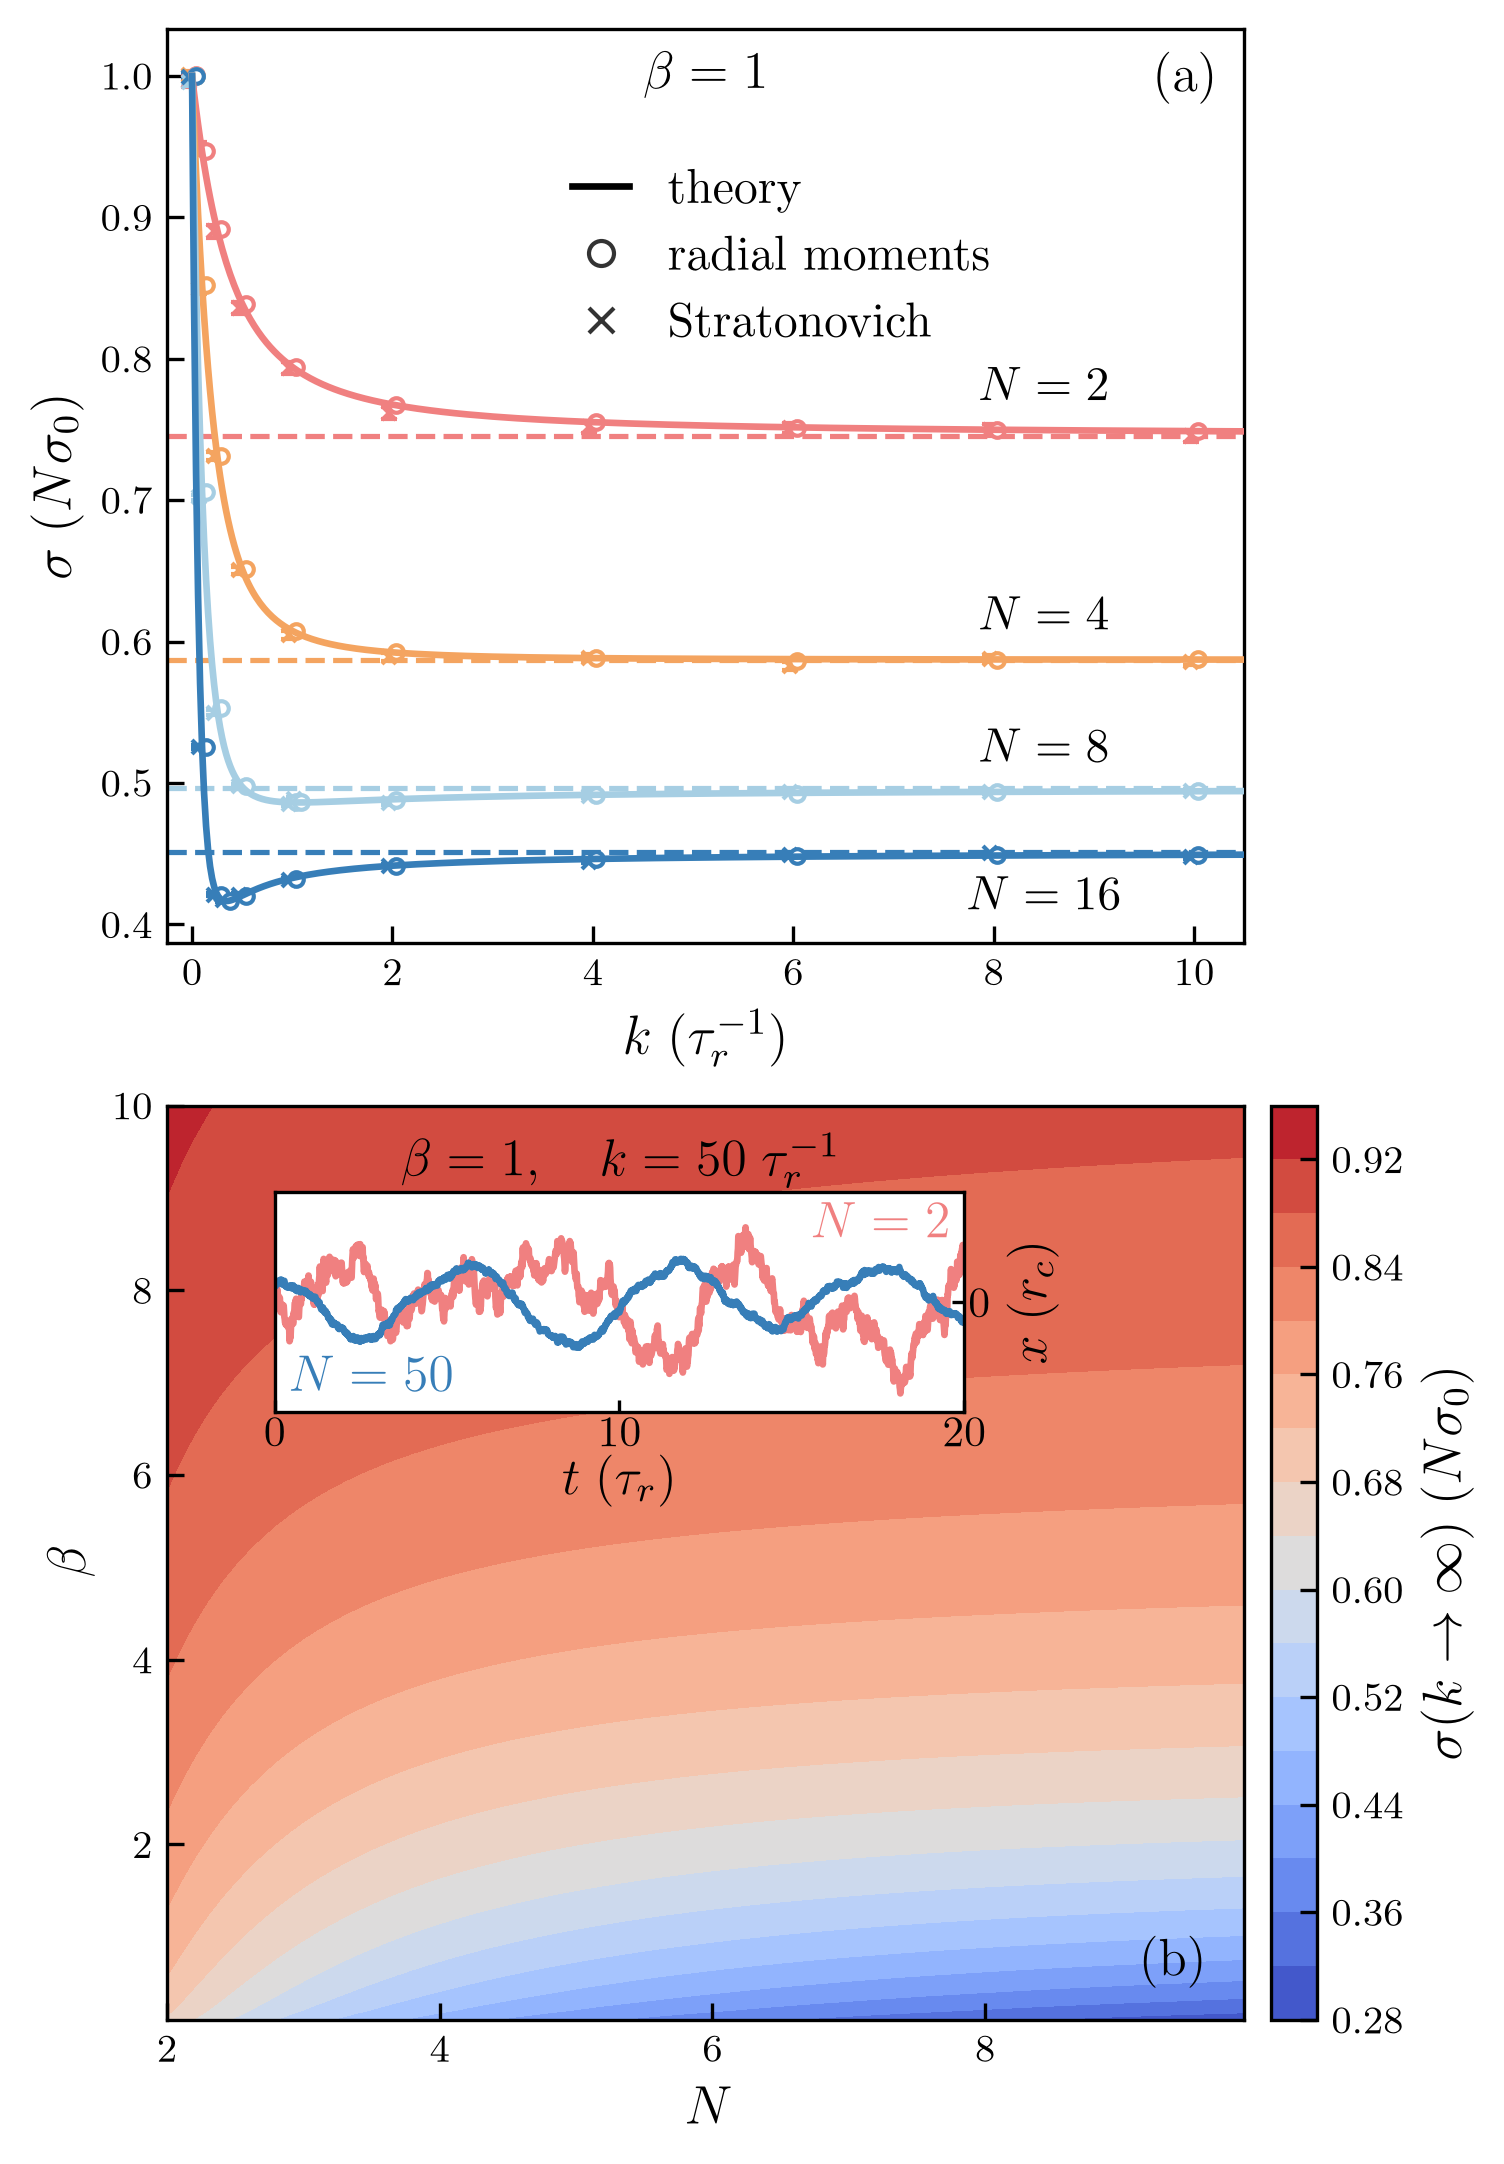

Generate this figure with Python:
#!/usr/bin/env python3
"""Figure 6: N fully Cartesian-coupled oscillators.

Plot with saved data or calculate the recorded simulation and quadrature settings.
"""
import argparse
import csv
import hashlib
import json
import math
import os
from pathlib import Path
import tempfile

os.environ.setdefault('OPENBLAS_NUM_THREADS','1')
import numpy as np
from numba import set_num_threads
from scipy.stats import t as student_t
from cartesian_n_numerics import (free_second, strong_ratio, strong_contour,
    stationary_ratio, reference_ratio, simulate_replicas)

HERE=Path(__file__).resolve().parent
NUMBERS=(2,4,8,16)
RAW_FIELDS = ('work', 'moment', 'replica_seeds')


def interval(values):
    """Pointwise 95% Student interval across independent complete systems."""
    values=np.asarray(values,dtype=float)
    if len(values)<2 or not np.isfinite(values).all():
        raise ValueError('Need at least two finite independent observations')
    mean=float(values.mean());sem=float(values.std(ddof=1)/math.sqrt(len(values)))
    return dict(mean=mean,sem=sem,half=float(student_t.ppf(.975,len(values)-1)*sem),count=len(values))


def write_json(path, value):
    path.parent.mkdir(parents=True, exist_ok=True)
    temporary = path.with_suffix('.tmp')
    temporary.write_text(json.dumps(value, indent=2, allow_nan=False)+'\n')
    temporary.replace(path)


def save_npz(path, arrays):
    path.parent.mkdir(parents=True, exist_ok=True)
    temporary = path.with_suffix('.tmp.npz')
    np.savez_compressed(temporary, **arrays)
    temporary.replace(path)


def load_npz(path):
    with np.load(path, allow_pickle=False) as source:
        return {key: source[key] for key in source.files}


def checksum(path):
    return hashlib.sha256(path.read_bytes()).hexdigest()


def load_parameters(root):
    return json.loads((root/'data/parameters.json').read_text())


def run_configs(plan):
    defaults = plan['run_defaults']
    return {run['id']: {**defaults, **{key: value for key, value in run.items() if key != 'id'}}
            for run in plan['runs']}


def verify_checksums(root, checksums):
    for name, digest in checksums.items():
        path = root/'data'/name
        if not path.is_file() or checksum(path) != digest:
            raise ValueError(f'Missing data or checksum mismatch: {name}')


def read_replicas(root, plan, configs):
    """Read per-system EPR estimates and RNG seeds."""
    verify_checksums(root, {'replicas.npz': plan['checksums']['replicas.npz']})
    arrays = {}
    with np.load(root/'data/replicas.npz', allow_pickle=False) as archive:
        for run_id, config in configs.items():
            for field in RAW_FIELDS:
                key = f'{run_id}_{field}'
                values = archive[key]
                if values.shape != (config['replicas'],) or not np.isfinite(values).all():
                    raise ValueError(f'Invalid replica array: {key}')
                arrays[key] = values
            if len(np.unique(arrays[f'{run_id}_replica_seeds'])) != config['replicas']:
                raise ValueError(f'Duplicate seeds in {run_id}')
    return arrays


def compute(root, threads=None, cases=None, *, theory_dir=None):
    """Calculate selected runs from the recorded manuscript parameters."""
    from shutil import copyfile

    root = Path(root)
    plan = load_parameters(HERE)
    configs = run_configs(plan)
    cases = set(cases or ())
    unknown = cases - configs.keys()
    if unknown:
        raise ValueError('Unknown run IDs: ' + ', '.join(sorted(unknown)))
    runs = {run_id: config for run_id, config in configs.items() if not cases or run_id in cases}
    theory_source = theory_dir or HERE
    theory_files = {}
    if not cases:
        names = ('theory.npz', 'numerics.csv')
        if theory_dir is None:
            theory_files = {name: plan['checksums'][name] for name in names}
            verify_checksums(theory_source, theory_files)
        else:
            theory_files = {name: checksum(theory_source/'data'/name) for name in names}
    if threads is not None:
        set_num_threads(threads)

    archive = {}
    for run_id, config in runs.items():
        values = simulate_replicas(**config)
        archive.update({f'{run_id}_{name}': values[name] for name in RAW_FIELDS})
        print(f"Calculated {run_id}: N={config['number']}, k={config['k']:g}", flush=True)
    data = root/'data'
    save_npz(data/'replicas.npz', archive)
    plan['checksums'] = {'replicas.npz': checksum(data/'replicas.npz'), **theory_files}
    if not cases:
        spec = plan['inset']
        traces = {}
        for number in spec['numbers']:
            values = simulate_replicas(**spec['config'], number=number, trace_interval=spec['interval'])
            traces[f'x_{number}'] = values['trace_x'][0]
            traces['time'] = values['trace_time']
        save_npz(data/'sample_trajectories.npz', traces)
        plan['checksums']['sample_trajectories.npz'] = checksum(data/'sample_trajectories.npz')
        for name in theory_files:
            copyfile(theory_source/'data'/name, data/name)
    else:
        plan['completed_runs'] = list(runs)
        print('Selected runs only; this is not a complete figure data set.')
    write_json(data/'parameters.json', plan)


def calculate_theory():
    """Strong-coupling levels for panel (a) and analytical grid for panel (b)."""
    betas, numbers = np.linspace(.1, 10, 100), np.linspace(2, 9.9, 80)
    return dict(beta=betas, number=numbers, ratio=strong_contour(betas, numbers),
                strong_values=np.array([strong_ratio(1., n) for n in NUMBERS]))


def calculate_finite_theory(beta=1., numbers=NUMBERS):
    """Numerically evaluate the exact finite-k stationary formula for panel (a).

    Exchangeability gives sigma/(N*sigma0)=<r_i^2>_k/<r^2>_0. The
    Two-dimensional Gaussian decoupling retains the Cartesian pair interactions
    and angular integration; it is not a strong-coupling approximation.
    """
    couplings = np.unique(np.r_[0.,np.geomspace(.001,.02,12),
                               np.linspace(.02,2.,100),np.linspace(2.,10.5,69),1.,10.])
    settings = dict(order=128,inner_order=96,width=12.)
    numbers = np.asarray(numbers, dtype=int)
    ratios = np.empty((len(numbers), len(couplings)))
    for i, number in enumerate(numbers):
        print(f'Stationary EPR curve: N={number}, beta={beta:g}', flush=True)
        for j, k in enumerate(couplings):
            ratios[i,j] = stationary_ratio(beta, float(k), int(number), **settings)
    if not np.isfinite(ratios).all() or np.any(ratios <= 0):
        raise ArithmeticError('Nonfinite or nonpositive stationary EPR curve')
    return dict(finite_k=couplings, finite_numbers=numbers, finite_ratio=ratios,
                finite_beta=np.asarray(beta))


def numerical_checks(plan):
    """Convergence of the plotted stationary EPR and its strong-coupling limit."""
    beta = plan['run_defaults']['beta']
    rows = []
    def record(check, number, beta, k, comparison, baseline, refined):
        rows.append(dict(check=check, number=number, beta=beta, k=k,
            comparison=comparison, quantity='normalized_epr', baseline=baseline,
            refined=refined, absolute_difference=abs(refined-baseline)))
    for number in NUMBERS:
        baseline = stationary_ratio(beta, .001, number)
        refined = stationary_ratio(beta, .001, number, order=192, inner_order=144,
                                    rmax=7., width=14.)
        record('quadrature', number, beta, .001, 'increase_nodes_and_extend_domains',
               baseline, refined)
    cases = ((2, 1.), (2, 10.), (4, 1.), (8, plan['minima']['8']['k']),
             (16, plan['minima']['16']['k']), (16, 10.))
    refinements = (('increase_nodes', dict(order=192, inner_order=144)),
                   ('extend_cutoff', dict(rmax=7.)),
                   ('extend_gaussian_width', dict(width=14.)))
    for number, k in cases:
        baseline = stationary_ratio(beta, k, number)
        for comparison, settings in refinements:
            refined = stationary_ratio(beta, k, number, **settings)
            record('quadrature', number, beta, k, comparison, baseline, refined)
        record('quadrature', number, beta, k, 'vs_adaptive', baseline,
               reference_ratio(beta, k, number))
    for number in (2, 16):
        for beta in (.1, 10.):
            baseline, refined = (strong_ratio(beta, number, dps=digits) for digits in (35, 70))
            record('strong_limit', number, beta, '', 'double_decimal_digits', baseline, refined)
    return rows


def write_theory(root, plan):
    """Save stationary curves, simulation references and numerical comparisons."""
    beta = plan['run_defaults']['beta']
    theory = {**calculate_theory(), **calculate_finite_theory(beta)}
    couplings = set(theory['finite_k'])
    points = sorted({(c['number'], c['beta'], c['k']) for c in run_configs(plan).values()
                     if c['number'] not in NUMBERS or c['beta'] != beta or c['k'] not in couplings})
    theory.update(reference_number=np.array([n for n, b, k in points]),
                  reference_beta=np.array([b for n, b, k in points]),
                  reference_k=np.array([k for n, b, k in points]),
                  reference_epr=np.array([stationary_ratio(b, k, n) for n, b, k in points]))
    rows = numerical_checks(plan)
    save_npz(root/'data/theory.npz', theory)
    with (root/'data/numerics.csv').open('w', newline='') as stream:
        writer = csv.DictWriter(stream, fieldnames=list(rows[0]))
        writer.writeheader()
        writer.writerows(rows)
    print(f'Saved stationary curves and {len(rows)} numerical comparisons.', flush=True)


ESTIMATORS = {'work': 'stratonovich_epr', 'moment': 'radial_moment_epr'}
PLOT_FIELDS = ('number', 'k', 'stratonovich_epr', 'stratonovich_epr_sem',
               'radial_moment_epr', 'radial_moment_epr_sem')
REPORT_NORMALIZATION = 'EPR estimates and differences are divided by the total uncoupled EPR, N sigma_0.'
REPORT_UNCERTAINTY = (
    'Pointwise 95% Student intervals across independent oscillator populations. '
    'The two EPR estimators share paths and their difference is paired. '
    'Refinement changes are refined minus baseline with Welch intervals for independent runs. '
    'Replica-count estimates use nested subsets.')


def estimate_fields(name, estimate):
    return {name: estimate['mean'], name+'_sem': estimate['sem'],
            name+'_ci95_half_width': estimate['half']}


def welch_change(baseline, refined):
    base_var, refined_var = baseline['sem']**2, refined['sem']**2
    sem = math.sqrt(base_var+refined_var)
    df = (base_var+refined_var)**2 / (base_var**2/(baseline['count']-1)
                                    + refined_var**2/(refined['count']-1)) if sem else 1e30
    return dict(mean=refined['mean']-baseline['mean'], sem=sem,
                half=float(student_t.ppf(.975, df)*sem))


def validate(root):
    """Replay panel (a) estimator benchmarks, refinements and minimum depths."""
    plan = load_parameters(root)
    if 'completed_runs' in plan:
        raise ValueError('Validation requires the complete simulation plan')
    configs = run_configs(plan)
    archive = read_replicas(root, plan, configs)
    verify_checksums(root, {'theory.npz': plan['checksums']['theory.npz']})
    theory = load_npz(root/'data/theory.npz')
    finite_beta = float(theory['finite_beta'])
    quadrature = {(int(number), finite_beta, float(k)): float(theory['finite_ratio'][i, j])
                  for i, number in enumerate(theory['finite_numbers'])
                  for j, k in enumerate(theory['finite_k'])}
    quadrature.update({(int(n), float(b), float(k)): float(value)
                       for n, b, k, value in zip(theory['reference_number'], theory['reference_beta'],
                                                theory['reference_k'], theory['reference_epr'])})

    normalization, estimates, benchmarks = {}, {}, {}
    for run_id, config in configs.items():
        number, beta, k = config['number'], config['beta'], config['k']
        if (number, beta, k) not in quadrature:
            raise ValueError(f'No stationary reference for {run_id}: N={number}, beta={beta}, k={k}')
        norm = number*beta*config['omega']**2*free_second(beta)
        normalization[run_id] = norm
        work, moment = archive[run_id+'_work'], archive[run_id+'_moment']
        estimates[run_id] = {'work': interval(work/norm), 'moment': interval(moment/norm)}
        row = dict(run_id=run_id, number=number, k=k, quadrature_epr=quadrature[number, beta, k])
        for field, name in ESTIMATORS.items():
            row.update(estimate_fields(name, estimates[run_id][field]))
        row.update(estimate_fields('stratonovich_minus_radial_moment', interval((work-moment)/norm)))
        benchmarks[run_id] = row

    refinements = []
    for check in plan['refinements']:
        baseline, refined = check['baseline_run'], check['refined_run']
        if np.intersect1d(archive[baseline+'_replica_seeds'], archive[refined+'_replica_seeds']).size:
            raise ValueError('Refinement comparisons require independent random streams')
        config = configs[baseline]
        row = dict(changed=check['changed'], baseline_run=baseline, refined_run=refined,
                   number=config['number'], k=config['k'])
        for field, name in ESTIMATORS.items():
            change = welch_change(estimates[baseline][field], estimates[refined][field])
            row.update(estimate_fields(name+'_change', change))
        refinements.append(row)

    replica_counts = []
    for check in plan['replica_counts']:
        run_id = check['run_id']
        config = configs[run_id]
        for count in check['replicas']:
            row = dict(run_id=run_id, number=config['number'], k=config['k'], replicas=count)
            for field, name in ESTIMATORS.items():
                estimate = interval(archive[run_id+'_'+field][:count]/normalization[run_id])
                row.update(estimate_fields(name, estimate))
            replica_counts.append(row)

    plotted = [benchmarks[run_id] for run_id in plan['figure_runs']['run_ids']]
    depths = []
    for number in (8, 16):
        k = plan['minima'][str(number)]['k']
        row = next(row for row in plotted if row['number']==number and row['k']==k)
        limit = strong_ratio(finite_beta, number)
        for name in ESTIMATORS.values():
            depths.append(dict(number=number, k=k, estimator=name,
                depth_below_strong_coupling=limit-row[name],
                depth_below_strong_coupling_ci95_half_width=row[name+'_ci95_half_width'],
                quadrature_depth_below_strong_coupling=limit-row['quadrature_epr']))

    validation = dict(normalization=REPORT_NORMALIZATION, uncertainty=REPORT_UNCERTAINTY,
        estimator_benchmarks=list(benchmarks.values()), timestep_burn_duration_refinements=refinements,
        replica_count_checks=replica_counts, minimum_depths=depths)
    figure = {'rows': [{field: row[field] for field in PLOT_FIELDS} for row in plotted]}
    write_json(root/'data/validation.json', validation)
    write_json(root/'data/figure.json', figure)
    print(f'Saved {len(benchmarks)} simulation summaries and {len(refinements)} refinement comparisons.',
          flush=True)


def publication_style(plt):
    return plt.rc_context({'text.usetex': True, 'font.family': 'serif',
        'font.serif': ['Computer Modern Roman'], 'font.size': 9,
        'axes.labelsize': 11.5, 'xtick.labelsize': 9.5, 'ytick.labelsize': 9.5,
        'legend.fontsize': 9, 'legend.framealpha': 1., 'axes.linewidth': .8,
        'axes.grid': False,
        'xtick.direction': 'in', 'ytick.direction': 'in',
        'xtick.major.size': 4, 'ytick.major.size': 4,
        'savefig.bbox': 'tight', 'savefig.transparent': False, 'savefig.facecolor': 'white'})


def save_figure(fig, root, name, outdir=None):
    out = Path(outdir) if outdir is not None else root/'figures'
    out.mkdir(parents=True, exist_ok=True)
    for extension in ('png', 'svg'):
        fig.savefig(out/f'{name}.{extension}', dpi=300)


def plot(root, *, outdir=None):
    """No simulation, theory evaluation, statistics, or quadrature during plotting."""
    os.environ.setdefault('MPLCONFIGDIR', str(Path(tempfile.gettempdir())/'energetics-figure6-matplotlib'))
    import matplotlib
    matplotlib.use('Agg')
    import matplotlib.pyplot as plt
    from matplotlib.lines import Line2D
    theory = load_npz(root/'data/theory.npz')
    traces = load_npz(root/'data/sample_trajectories.npz')
    trace_settings = load_parameters(root)['inset']['config']
    figure = json.loads((root/'data/figure.json').read_text())
    colors = ('lightcoral', 'sandybrown', '#a6cee3', '#377eb8')
    with publication_style(plt):
        fig, (ax, contour_ax) = plt.subplots(2, 1, figsize=(4.9, 7.1), layout='constrained')
        for i, number in enumerate(NUMBERS):
            index = int(np.flatnonzero(theory['finite_numbers']==number)[0])
            ax.plot(theory['finite_k'], theory['finite_ratio'][index], color=colors[i],
                    lw=1.6, zorder=3)
            label_k = 8.5
            label_ratio = np.interp(label_k, theory['finite_k'], theory['finite_ratio'][index])
            ax.annotate(rf'$N={number}$', (label_k, label_ratio),
                        xytext=(0, -5 if number == 16 else 5), textcoords='offset points',
                        fontsize=11.5, color='black', ha='center',
                        va='top' if number == 16 else 'bottom')
            rows = sorted((r for r in figure['rows'] if r['number']==number), key=lambda r:r['k'])
            for estimator, marker, offset in (('stratonovich_epr', 'x', -.035),
                                               ('radial_moment_epr', 'o', .035)):
                ax.errorbar([r['k']+offset for r in rows],
                    [r[estimator] for r in rows], yerr=[r[estimator+'_sem'] for r in rows],
                    fmt=marker, mfc='white', ms=3.5, color=colors[i], capsize=2,
                    lw=1.2, elinewidth=.9, linestyle='none')
            ax.axhline(theory['strong_values'][i], color=colors[i], ls='--', lw=1.25)
        ax.set(xlabel=r'$k\;(\tau_r^{-1})$', ylabel=r'$\sigma\;(N\sigma_0)$', xlim=(-.25, 10.5))
        handles = [Line2D([], [], color='black', lw=1.6, label=r'$\mathrm{theory}$'),
                   Line2D([], [], color='.2', marker='o', mfc='white', ls='none',
                          label=r'$\mathrm{radial\ moments}$'),
                   Line2D([], [], color='.2', marker='x', ls='none',
                          label=r'$\mathrm{Stratonovich}$')]
        ax.legend(handles=handles, ncol=1, loc='center', bbox_to_anchor=(.57, .75),
                  fontsize=11.5, frameon=False, handlelength=1.2)
        ax.text(.975, .975, r'$\mathrm{(a)}$', transform=ax.transAxes,
                fontsize=12.5, color='black', ha='right', va='top',
                bbox=dict(facecolor='white', edgecolor='none', pad=1))
        ax.text(.5, .975, rf'$\beta={float(theory["finite_beta"]):g}$',
                transform=ax.transAxes, fontsize=12.5, ha='center', va='top',
                bbox=dict(facecolor='white', edgecolor='none', pad=1))
        grid = theory['ratio']
        # Match the original manuscript contour's linear colour normalization.
        contour = contour_ax.contourf(theory['number'], theory['beta'], grid,
                                      levels=20, cmap='coolwarm')
        contour_ax.set(xlabel=r'$N$', ylabel=r'$\beta$', xlim=(2,9.9), ylim=(.1,10))
        contour_ax.set_xticks([2,4,6,8])
        contour_ax.text(.965, .035, r'$\mathrm{(b)}$', transform=contour_ax.transAxes,
                        fontsize=12.5, color='black', ha='right', va='bottom')
        inset = contour_ax.inset_axes([.10, .665, .64, .24])
        inset.text(.5, 1.02,
                   rf'$\beta={trace_settings["beta"]:g},\quad '
                   rf'k={trace_settings["k"]:g}\;\tau_r^{{-1}}$',
                   transform=inset.transAxes, fontsize=12.5,
                   ha='center', va='bottom')
        for number, color in ((2, 'lightcoral'), (50, '#377eb8')):
            inset.plot(traces['time'], traces['x_'+str(number)], color=color,
                       lw=1.6)
            inset.text(.98 if number == 2 else .02, .96 if number == 2 else .05, rf'$N={number}$',
                       transform=inset.transAxes, fontsize=12.5,
                       color=color, ha='right' if number == 2 else 'left',
                       va='top' if number == 2 else 'bottom')
        inset.set(xlim=(0,20), ylim=(-3.1,3.1), xticks=[0,10,20], yticks=[0],
                  xlabel=r'$t\;(\tau_r)$', ylabel=r'$x\;(r_c)$')
        inset.tick_params(labelsize=10.5, length=3, pad=1)
        inset.xaxis.label.set_size(12.5)
        inset.xaxis.labelpad = 0
        inset.yaxis.label.set_size(12.5)
        inset.yaxis.set_label_position('right')
        inset.yaxis.tick_right()
        colorbar = fig.colorbar(contour, ax=contour_ax, fraction=.055, pad=.025)
        colorbar.set_label(r'$\sigma(k\to\infty)\;(N\sigma_0)$', fontsize=13)
        for panel in (ax, contour_ax):
            panel.xaxis.label.set_size(13)
            panel.yaxis.label.set_size(13)
        save_figure(fig, root, 'figure6', outdir)
        plt.close(fig)
    print(f'Saved PNG and SVG figures in {Path(outdir) if outdir is not None else root/"figures"}', flush=True)


def main(argv=None):
    parser = argparse.ArgumentParser(description=__doc__)
    parser.add_argument("command", nargs="?", default="plot", choices=("plot", "compute", "validate", "theory"))
    parser.add_argument("--outdir", type=Path, help="Data directory; compute requires a separate, empty directory")
    parser.add_argument("--threads", type=int, help="Numba threads during simulation")
    parser.add_argument("--case", action="append", help="Compute only this recorded run ID (repeatable)")

    parser.add_argument("--theory-dir", type=Path, help="Use theory and numerical checks from this calculation directory")
    args = parser.parse_args(argv)
    root = (args.outdir or HERE).resolve()
    if args.case and args.command != "compute":
        parser.error("--case requires a computation command")
    if args.theory_dir is not None and (args.command != "compute" or args.case):
        parser.error("--theory-dir requires a full compute run")
    if args.command == "compute":
        if args.outdir is None or (root.exists() and (not root.is_dir() or any(root.iterdir()))):
            parser.error("Choose a separate, empty --outdir for new calculations")
        compute(root, args.threads, args.case, theory_dir=args.theory_dir)
    elif args.command == "validate":
        validate(root)
    elif args.command == "theory":
        if args.outdir is None or (root.exists() and (not root.is_dir() or any(root.iterdir()))):
            parser.error("Choose a separate, empty --outdir for new quadrature")
        write_theory(root, load_parameters(HERE))
    else:
        plot(root)


if __name__=='__main__':
    main()
